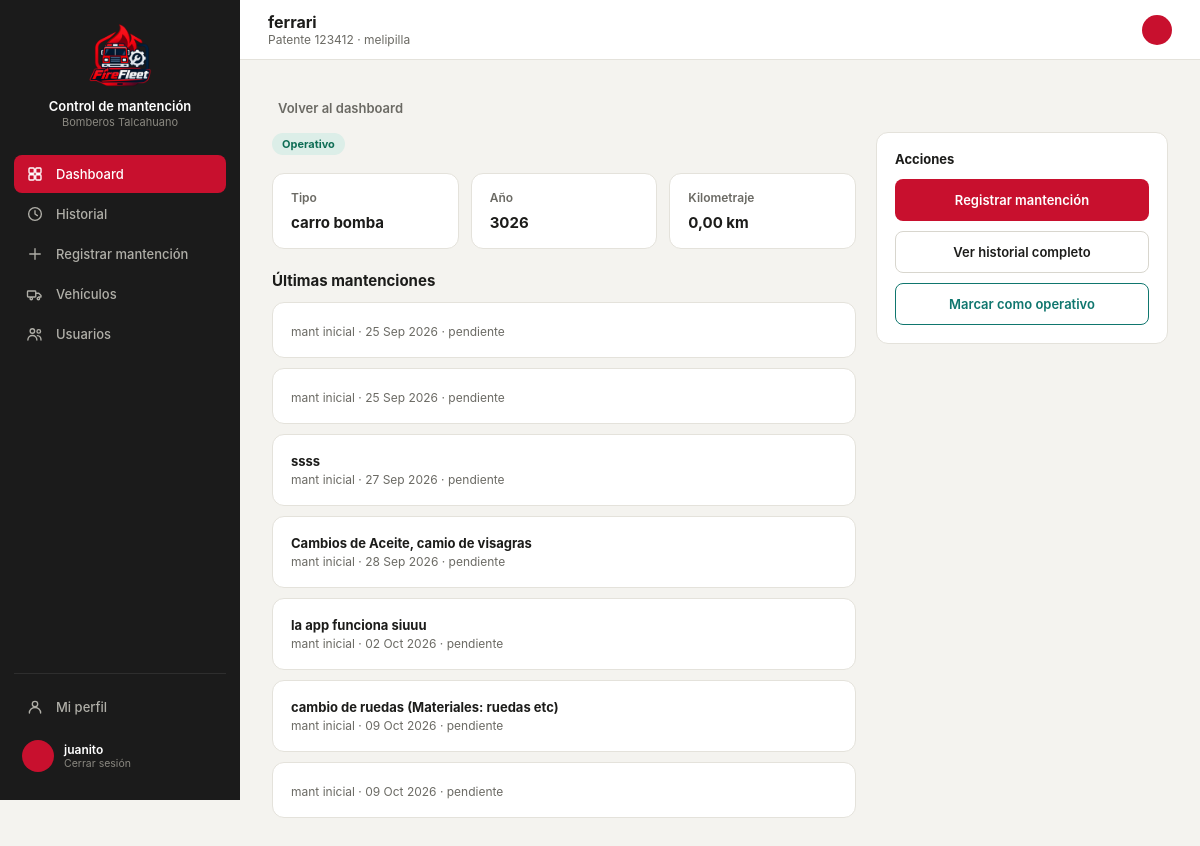
/vehidetalle/1/ (signed in), run on an earlier commit of the app's database.
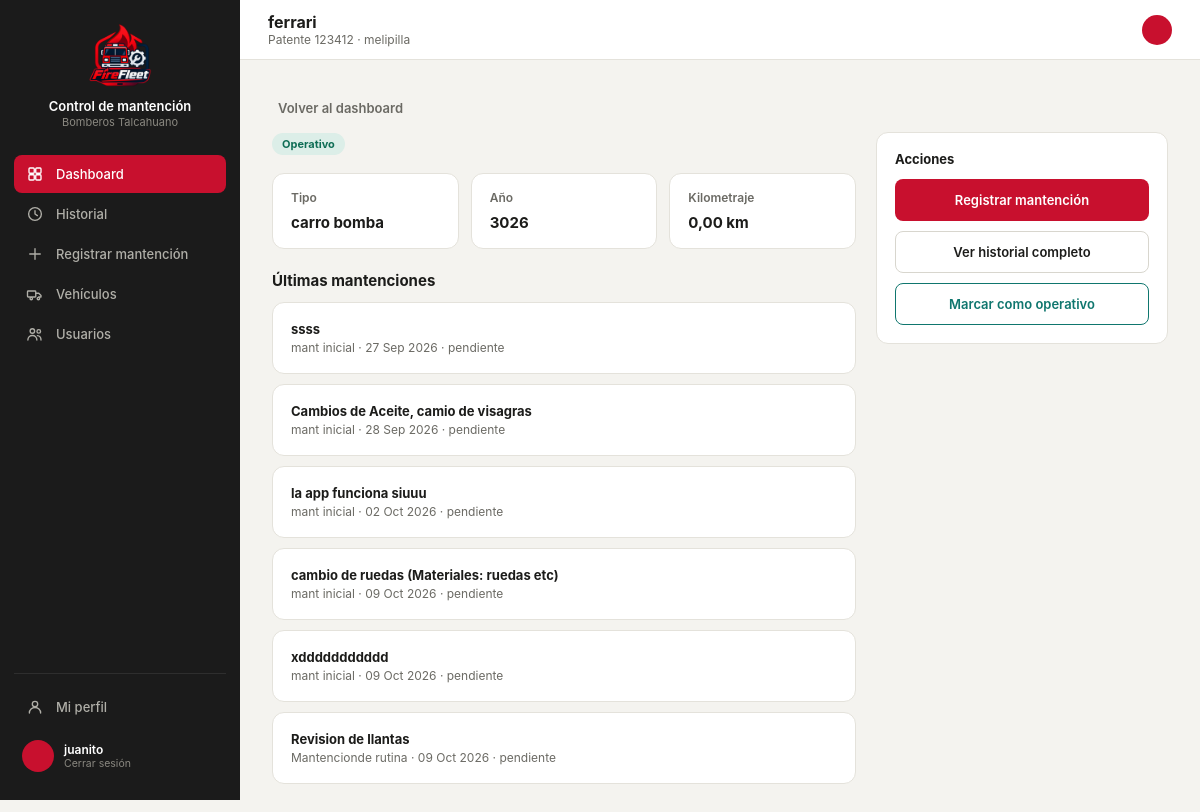
And on a later commit of the database.
### core/models.py (models this page shows)
class Mantencion(models.Model):
    id_mant = models.AutoField(primary_key=True)
    id_vehi = models.ForeignKey(
        Vehiculo, on_delete=models.CASCADE, db_column="id_vehi", related_name="mantenciones",
    )
    id_tipo = models.ForeignKey(
        TipoMantencion, on_delete=models.PROTECT, db_column="id_tipo", related_name="mantenciones",
    )
    descripcion = models.TextField(blank=True, default='')
    fecha_in = models.DateField(auto_now_add=True)
    fecha_ter = models.DateField(null=True, blank=True)
    estado = models.CharField(max_length=30, default="pendiente")
    costo_t = models.DecimalField(max_digits=12, decimal_places=2, default=0)
    respon = models.CharField(max_length=120, blank=True)
    class Meta:
        db_table = "mantencion"

class TipoMantencion(models.Model):
    id_tipo = models.AutoField(primary_key=True)
    nombre = models.CharField(max_length=100)
    categ = models.CharField(max_length=50, blank=True)
    perio = models.CharField(max_length=50, blank=True)
    class Meta:
        db_table = "tipomantencion"
        verbose_name = "Tipo de mantención"
        verbose_name_plural = "Tipos de mantención"
    def __str__(self):
        return self.nombre

### core/views.py (the view)
# urls.py: path('vehidetalle/<int:vehiculo_id>/', views.vehidetalle, name='vehidetalle'),
@login_required(login_url='index')
def vehidetalle(request, vehiculo_id):
    vehiculo = get_object_or_404(Vehiculo, pk=vehiculo_id)
    mantenciones = Mantencion.objects.filter(id_vehi=vehiculo)
    context = {
        'vehiculo': vehiculo,
        'mantenciones': mantenciones,
    }
    return render(request, 'core/detalle.html', context)

### core/models.py (called while the page is built)
    def __str__(self):
        return self.nombre

### core/templates/core/detalle.html (shortened to what the changed rows need)
{% load static %}
<!DOCTYPE html>
<html lang="es">
<head>
<link rel="stylesheet" href="https://cdnjs.cloudflare.com/ajax/libs/tabler-icons/2.44.0/iconfont/tabler-icons.min.css">
<link rel="stylesheet" href="{% static 'styles.css' %}">
</head>
<body>
<div class="layout">
  <div class="main">
    <div class="topbar">
      <div style="display:flex; align-items:center; gap:12px;">
        <div>
          <h2 id="topbar-title">{{ vehiculo.nombre|default:vehiculo.modelo }}</h2>
        </div>
      </div>
    </div>
    <div class="content" id="content">
      <div style="display:grid; grid-template-columns:2fr 1fr; gap:20px; align-items:start;">
        <div>
          {% for m in mantenciones %}
            <div class="card" style="margin-bottom:10px;">
              <p style="font-size:13px; font-weight:700; margin:0 0 3px;">{{ m.descripcion }}</p>
              <p style="font-size:12px; color:var(--text2); margin:0;">
                {{ m.id_tipo }} · {{ m.fecha_in|date:"d M Y" }} · {{ m.estado }}
              </p>
            </div>
          {% empty %}
            <p style="font-size:13px; color:var(--text2);">Sin registros aún.</p>
          {% endfor %}
        </div>
      </div>
    </div>
  </div>
</div>
</body>
</html>

What changed in the data, as far as the page shows it:
no longer on this page (row edited): Mantencion: id_tipo "mant inicial", fecha_in "25 Sep 2026", estado "pendiente"
removed Mantencion: id_tipo "mant inicial", fecha_in "25 Sep 2026", estado "pendiente"
changed Mantencion: descripcion (not shown) → "xddddddddddd"
added Mantencion: descripcion "Revision de llantas", id_tipo "Mantencionde rutina", fecha_in "09 Oct 2026", estado "pendiente"
